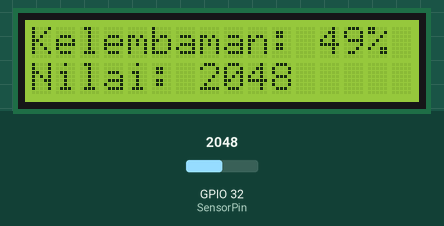
Recording of a sketch running on a simulated ESP32. Shown: 16×2 character LCD. Inputs (shaded band) come from the test bench; at power-on: GPIO 32 (SensorPin) = 2048. What the sketch prints to the serial monitor is not drawn.

Above: at 3.4 s.
3.5 s: GPIO 32 (SensorPin) set to 3643
At 4.5 s:
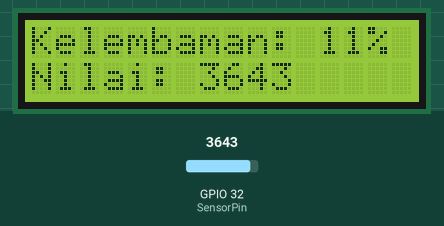
5.3 s: GPIO 32 (SensorPin) set to 3735
At 6.0 s:
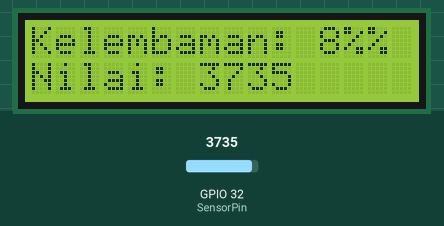
6.8 s: GPIO 32 (SensorPin) set to 3603
At 7.6 s:
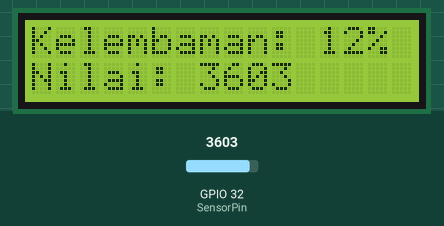
Timing chart, 0 to 9.8 s (numbered marks = the images above; inputs shaded):
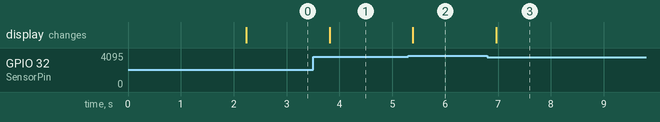

Measured:
- the behaviour switches between 3685 and 3686 on GPIO 32 (SensorPin) (found by bisection; images 1 and 2)
- after the input at 3.5 s, the display: changes after 0.31 s (image 1)
- after the input at 5.3 s, the display: changes after 0.09 s (image 2)
- after the input at 6.8 s, the display: changes after 0.17 s (image 3)

The sketch:

SOAIL.ino
```cpp
#include <LiquidCrystal_I2C.h>

int SensorPin = 32;// deklarasi pin analog yg dipakai
int soilMoistureValue; // menyimpan nilai analog dari sensor ke esp32
int soilmoisturepercent; // nilai yg diperoleh dalam bentuk persen setelah dimaping

LiquidCrystal_I2C lcd(0x27, 16, 2);

void setup() {
  Serial.begin(115200); // Baudrate komunikasi dengan serial monitor
  lcd.init();                      // initialize the lcd
  lcd.init();
    lcd.begin(16, 2);
    lcd.backlight();
  lcd.print("Temperature");
  lcd.setCursor(0, 1);
  lcd.print("Reading...");
  delay(2000);
  lcd.clear();
}

void loop() {
      soilMoistureValue = analogRead(SensorPin);
        Serial.print("Nilai analog = ");
          Serial.print(soilMoistureValue);
           soilmoisturepercent = map(soilMoistureValue, 4095, 0, 0, 100);

        Serial.print("Presentase kelembaban tanah= ");
       Serial.print(soilmoisturepercent);
      Serial.println("% ");
    lcd.setCursor(0, 0);
    lcd.print("Kelembaman: ");
  lcd.print(soilmoisturepercent);
  lcd.print("%");

   lcd.setCursor(0, 1);
  lcd.print("Nilai: ");
  lcd.print(soilMoistureValue);
  lcd.print("");


delay(500);
}
```
